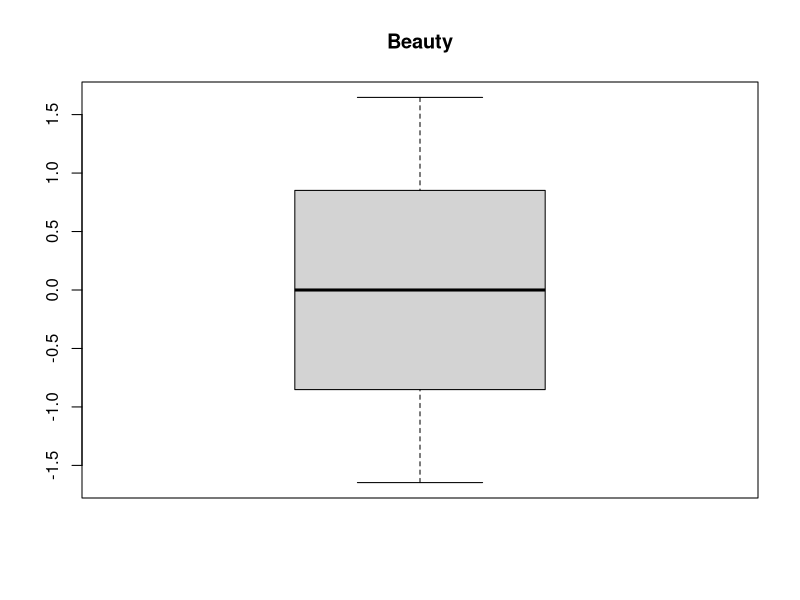

Write the R code that produced this figure.
## ---- chunk 1
tab <- mtcars[1:10, ]
boxdat <- scale(1:30)
## ---- chunk 2
knitr::kable(tab)
## ---- chunk 3
t.test(1:10)
## ---- chunk 4
boxplot(boxdat, main = "Beauty")
